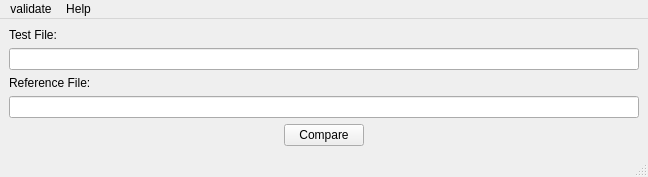
<?xml version="1.0" encoding="UTF-8"?>
<ui version="4.0">
 <class>designer_window</class>
 <widget class="QMainWindow" name="designer_window">
  <property name="geometry">
   <rect>
    <x>0</x>
    <y>0</y>
    <width>648</width>
    <height>173</height>
   </rect>
  </property>
  <property name="windowTitle">
   <string>Validate</string>
  </property>
  <widget class="QWidget" name="central_widget">
   <layout class="QGridLayout" name="gridLayout">
    <item row="1" column="0" colspan="3">
     <widget class="TgtLine" name="line_test"/>
    </item>
    <item row="4" column="2">
     <spacer name="spacer_h_right">
      <property name="orientation">
       <enum>Qt::Horizontal</enum>
      </property>
      <property name="sizeHint" stdset="0">
       <size>
        <width>268</width>
        <height>20</height>
       </size>
      </property>
     </spacer>
    </item>
    <item row="4" column="1">
     <widget class="QPushButton" name="btn_compare">
      <property name="text">
       <string>Compare</string>
      </property>
     </widget>
    </item>
    <item row="3" column="0" colspan="3">
     <widget class="TgtLine" name="line_ref"/>
    </item>
    <item row="4" column="0">
     <spacer name="spacer_h_left">
      <property name="orientation">
       <enum>Qt::Horizontal</enum>
      </property>
      <property name="sizeHint" stdset="0">
       <size>
        <width>269</width>
        <height>20</height>
       </size>
      </property>
     </spacer>
    </item>
    <item row="2" column="0">
     <widget class="QLabel" name="lbl_ref">
      <property name="text">
       <string>Reference File:</string>
      </property>
     </widget>
    </item>
    <item row="0" column="0">
     <widget class="QLabel" name="lbl_test">
      <property name="text">
       <string>Test File:</string>
      </property>
     </widget>
    </item>
    <item row="5" column="0" colspan="3">
     <spacer name="spacer_v_btm">
      <property name="orientation">
       <enum>Qt::Vertical</enum>
      </property>
      <property name="sizeHint" stdset="0">
       <size>
        <width>20</width>
        <height>40</height>
       </size>
      </property>
     </spacer>
    </item>
   </layout>
  </widget>
  <widget class="QMenuBar" name="menubar">
   <property name="geometry">
    <rect>
     <x>0</x>
     <y>0</y>
     <width>648</width>
     <height>18</height>
    </rect>
   </property>
   <widget class="QMenu" name="menu_help">
    <property name="title">
     <string>Help</string>
    </property>
    <addaction name="action_about"/>
   </widget>
   <widget class="QMenu" name="menu_validate">
    <property name="title">
     <string>validate</string>
    </property>
    <addaction name="action_preferences"/>
   </widget>
   <addaction name="menu_validate"/>
   <addaction name="menu_help"/>
  </widget>
  <widget class="QStatusBar" name="statusbar"/>
  <action name="action_about">
   <property name="text">
    <string>About</string>
   </property>
  </action>
  <action name="action_preferences">
   <property name="text">
    <string>preferences</string>
   </property>
  </action>
 </widget>
 <customwidgets>
  <customwidget>
   <class>TgtLine</class>
   <extends>QLineEdit</extends>
   <header>gui.custom</header>
  </customwidget>
 </customwidgets>
 <resources/>
 <connections/>
</ui>
